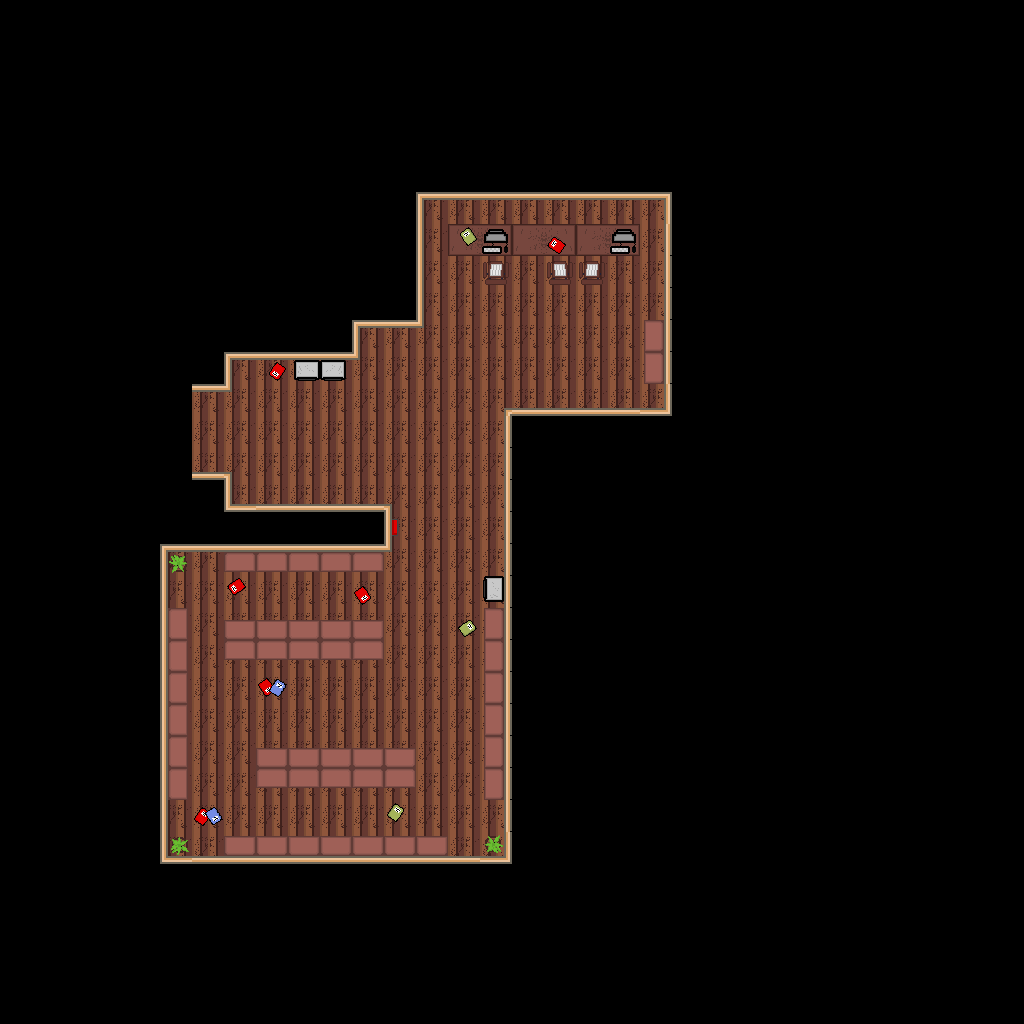

This is a level from a 2D game, rendered from its Tiled map with the project's own tilesets. A one-line summary and the complete map file follow:
An orthogonal 32x32 tile map with 32x32 px tiles, 3 tile layers (Tile Layer 1, Tile Layer 2, Tile Layer 3), 2 tilesets.

<map version="1.2" tiledversion="1.2.2" orientation="orthogonal" renderorder="right-down" width="32" height="32" tilewidth="32" tileheight="32" infinite="0" nextlayerid="4" nextobjectid="1">
 <tileset firstgid="1" source="offict.tsx" />
 <tileset firstgid="129" source="kitchen.tsx" />
 <layer id="1" name="Tile Layer 1" width="32" height="32">
  <data encoding="csv">
0,0,0,0,0,0,0,0,0,0,0,0,0,0,0,0,0,0,0,0,0,0,0,0,0,0,0,0,0,0,0,0,
0,0,0,0,0,0,0,0,0,0,0,0,0,0,0,0,0,0,0,0,0,0,0,0,0,0,0,0,0,0,0,0,
0,0,0,0,0,0,0,0,0,0,0,0,0,0,0,0,0,0,0,0,0,0,0,0,0,0,0,0,0,0,0,0,
0,0,0,0,0,0,0,0,0,0,0,0,0,0,0,0,0,0,0,0,0,0,0,0,0,0,0,0,0,0,0,0,
0,0,0,0,0,0,0,0,0,0,0,0,0,0,0,0,0,0,0,0,0,0,0,0,0,0,0,0,0,0,0,0,
0,0,0,0,0,0,0,0,0,0,0,0,0,0,0,0,0,0,0,0,0,0,0,0,0,0,0,0,0,0,0,0,
0,0,0,0,0,0,0,0,0,0,0,0,0,17,2,2,2,2,2,2,4,0,0,0,0,0,0,0,0,0,0,0,
0,0,0,0,0,0,0,0,0,0,0,0,0,51,18,18,18,18,18,18,20,0,0,0,0,0,0,0,0,0,0,0,
0,0,0,0,0,0,0,0,0,0,0,0,0,51,18,18,18,18,18,18,20,0,0,0,0,0,0,0,0,0,0,0,
0,0,0,0,0,0,0,0,0,0,0,0,0,51,18,18,18,18,18,18,20,0,0,0,0,0,0,0,0,0,0,0,
0,0,0,0,0,0,0,0,0,0,0,17,2,55,18,18,18,18,18,18,20,0,0,0,0,0,0,0,0,0,0,0,
0,0,0,0,0,0,0,17,2,2,2,55,18,18,18,18,18,18,18,18,20,0,0,0,0,0,0,0,0,0,0,0,
0,0,0,0,0,0,2,55,18,18,18,18,18,18,18,72,50,50,50,50,36,0,0,0,0,0,0,0,0,0,0,0,
0,0,0,0,0,0,18,18,18,18,18,18,18,18,18,20,0,0,0,0,0,0,0,0,0,0,0,0,0,0,0,0,
0,0,0,0,0,0,50,40,18,18,18,18,18,18,18,20,0,0,0,0,0,0,0,0,0,0,0,0,0,0,0,0,
0,0,0,0,0,0,0,49,50,50,50,50,40,18,18,20,0,0,0,0,0,0,0,0,0,0,0,0,0,0,0,0,
0,0,0,0,0,0,0,0,0,0,0,0,51,18,18,20,0,0,0,0,0,0,0,0,0,0,0,0,0,0,0,0,
0,0,0,0,0,17,2,2,2,2,2,2,55,18,18,20,0,0,0,0,0,0,0,0,0,0,0,0,0,0,0,0,
0,0,0,0,0,51,18,18,18,18,18,18,18,18,18,20,0,0,0,0,0,0,0,0,0,0,0,0,0,0,0,0,
0,0,0,0,0,51,18,18,18,18,18,18,18,18,18,20,0,0,0,0,0,0,0,0,0,0,0,0,0,0,0,0,
0,0,0,0,0,51,18,18,18,18,18,18,18,18,18,20,0,0,0,0,0,0,0,0,0,0,0,0,0,0,0,0,
0,0,0,0,0,51,18,18,18,18,18,18,18,18,18,20,0,0,0,0,0,0,0,0,0,0,0,0,0,0,0,0,
0,0,0,0,0,51,18,18,18,18,18,18,18,18,18,20,0,0,0,0,0,0,0,0,0,0,0,0,0,0,0,0,
0,0,0,0,0,51,18,18,18,18,18,18,18,18,18,20,0,0,0,0,0,0,0,0,0,0,0,0,0,0,0,0,
0,0,0,0,0,51,18,18,18,18,18,18,18,18,18,20,0,0,0,0,0,0,0,0,0,0,0,0,0,0,0,0,
0,0,0,0,0,51,18,18,18,18,18,18,18,18,18,20,0,0,0,0,0,0,0,0,0,0,0,0,0,0,0,0,
0,0,0,0,0,49,50,50,50,50,50,50,50,50,50,36,0,0,0,0,0,0,0,0,0,0,0,0,0,0,0,0,
0,0,0,0,0,0,0,0,0,0,0,0,0,0,0,0,0,0,0,0,0,0,0,0,0,0,0,0,0,0,0,0,
0,0,0,0,0,0,0,0,0,0,0,0,0,0,0,0,0,0,0,0,0,0,0,0,0,0,0,0,0,0,0,0,
0,0,0,0,0,0,0,0,0,0,0,0,0,0,0,0,0,0,0,0,0,0,0,0,0,0,0,0,0,0,0,0,
0,0,0,0,0,0,0,0,0,0,0,0,0,0,0,0,0,0,0,0,0,0,0,0,0,0,0,0,0,0,0,0,
0,0,0,0,0,0,0,0,0,0,0,0,0,0,0,0,0,0,0,0,0,0,0,0,0,0,0,0,0,0,0,0
</data>
 </layer>
 <layer id="2" name="Tile Layer 2" width="32" height="32">
  <data encoding="csv">
0,0,0,0,0,0,0,0,0,0,0,0,0,0,0,0,0,0,0,0,0,0,0,0,0,0,0,0,0,0,0,0,
0,0,0,0,0,0,0,0,0,0,0,0,0,0,0,0,0,0,0,0,0,0,0,0,0,0,0,0,0,0,0,0,
0,0,0,0,0,0,0,0,0,0,0,0,0,0,0,0,0,0,0,0,0,0,0,0,0,0,0,0,0,0,0,0,
0,0,0,0,0,0,0,0,0,0,0,0,0,0,0,0,0,0,0,0,0,0,0,0,0,0,0,0,0,0,0,0,
0,0,0,0,0,0,0,0,0,0,0,0,0,0,0,0,0,0,0,0,0,0,0,0,0,0,0,0,0,0,0,0,
0,0,0,0,0,0,0,0,0,0,0,0,0,0,0,0,0,0,0,0,0,0,0,0,0,0,0,0,0,0,0,0,
0,0,0,0,0,0,0,0,0,0,0,0,0,0,0,0,0,0,0,0,0,0,0,0,0,0,0,0,0,0,0,0,
0,0,0,0,0,0,0,0,0,0,0,0,0,0,1610612931,3758096579,1610612931,3758096579,1610612931,3758096579,0,0,0,0,0,0,0,0,0,0,0,0,
0,0,0,0,0,0,0,0,0,0,0,0,0,0,0,1610612765,0,31,1610612765,61,0,0,0,0,0,0,0,0,0,0,0,0,
0,0,0,0,0,0,0,0,0,0,0,0,0,0,0,0,0,0,0,0,0,0,0,0,0,0,0,0,0,0,0,0,
0,0,0,0,0,0,0,0,0,0,0,249,249,0,0,0,0,0,0,0,2147483776,0,0,0,0,0,0,0,0,0,0,0,
0,0,0,0,0,0,0,0,3221225598,1610612973,3758096621,0,0,0,0,0,0,0,0,0,2147483776,0,0,0,0,0,0,0,0,0,0,0,
0,0,0,0,0,0,0,0,0,0,0,0,0,0,0,0,0,0,0,0,0,0,0,0,0,0,0,0,0,0,0,0,
0,0,0,0,0,0,0,0,0,0,0,0,0,0,0,0,0,0,0,0,0,0,0,0,0,0,0,0,0,0,0,0,
0,0,0,0,0,0,0,0,0,0,0,0,0,0,0,0,0,0,0,0,0,0,0,0,0,0,0,0,0,0,0,0,
0,0,0,0,0,0,0,0,0,0,0,0,0,0,0,0,0,0,0,0,0,0,0,0,0,0,0,0,0,0,0,0,
0,0,0,0,0,0,0,0,0,0,0,0,1610612850,0,0,0,0,0,0,0,0,0,0,0,0,0,0,0,0,0,0,0,
0,0,0,0,0,2684354573,0,536871040,536871040,536871040,536871040,536871040,0,0,0,0,0,0,0,0,0,0,0,0,0,0,0,0,0,0,0,0,
0,0,0,0,0,0,0,536871038,0,0,0,1073741950,0,0,0,1073742061,0,0,0,0,0,0,0,0,0,0,0,0,0,0,0,0,
0,0,0,0,0,128,0,3758096511,3758096511,3758096511,3758096511,3758096511,0,0,3758096509,2147483776,0,0,0,0,0,0,0,0,0,0,0,0,0,0,0,0,
0,0,0,0,0,128,0,2684354687,2684354687,2684354687,2684354687,2684354687,0,0,0,2147483776,0,0,0,0,0,0,0,0,0,0,0,0,0,0,0,0,
0,0,0,0,0,128,0,0,1073741934,61,61,61,61,61,0,2147483776,0,0,0,0,0,0,0,0,0,0,0,0,0,0,0,0,
0,0,0,0,0,128,0,0,61,61,61,61,61,61,0,2147483776,0,0,0,0,0,0,0,0,0,0,0,0,0,0,0,0,
0,0,0,0,0,128,0,0,3758096511,3758096511,3758096511,3758096511,3758096511,0,0,2147483776,0,0,0,0,0,0,0,0,0,0,0,0,0,0,0,0,
0,0,0,0,0,128,0,0,2684354687,2684354687,2684354687,2684354687,2684354687,0,0,2147483776,0,0,0,0,0,0,0,0,0,0,0,0,0,0,0,0,
0,0,0,0,0,0,110,0,0,0,0,0,125,0,0,0,0,0,0,0,0,0,0,0,0,0,0,0,0,0,0,0,
0,0,0,0,0,13,0,3758096512,3758096512,3758096512,3758096512,3758096512,3758096512,3758096512,0,1610612749,0,0,0,0,0,0,0,0,0,0,0,0,0,0,0,0,
0,0,0,0,0,0,0,0,0,0,0,0,0,0,0,0,0,0,0,0,0,0,0,0,0,0,0,0,0,0,0,0,
0,0,0,0,0,0,0,0,0,0,0,0,0,0,0,0,0,0,0,0,0,0,0,0,0,0,0,0,0,0,0,0,
0,0,0,0,0,0,0,0,0,0,0,0,0,0,0,0,0,0,0,0,0,0,0,0,0,0,0,0,0,0,0,0,
0,0,0,0,0,0,0,0,0,0,0,0,0,0,0,0,0,0,0,0,0,0,0,0,0,0,0,0,0,0,0,0,
0,0,0,0,0,0,0,0,0,0,0,0,0,0,0,0,0,0,0,0,0,0,0,0,0,0,0,0,0,0,0,0
</data>
 </layer>
 <layer id="3" name="Tile Layer 3" width="32" height="32">
  <data encoding="csv">
0,0,0,0,0,0,0,0,0,0,0,0,0,0,0,0,0,0,0,0,0,0,0,0,0,0,0,0,0,0,0,0,
0,0,0,0,0,0,0,0,0,0,0,0,0,0,0,0,0,0,0,0,0,0,0,0,0,0,0,0,0,0,0,0,
0,0,0,0,0,0,0,0,0,0,0,0,0,0,0,0,0,0,0,0,0,0,0,0,0,0,0,0,0,0,0,0,
0,0,0,0,0,0,0,0,0,0,0,0,0,0,0,0,0,0,0,0,0,0,0,0,0,0,0,0,0,0,0,0,
0,0,0,0,0,0,0,0,0,0,0,0,0,0,0,0,0,0,0,0,0,0,0,0,0,0,0,0,0,0,0,0,
0,0,0,0,0,0,0,0,0,0,0,0,0,0,0,0,0,0,0,0,0,0,0,0,0,0,0,0,0,0,0,0,
0,0,0,0,0,0,0,0,0,0,0,0,0,0,0,0,0,0,0,0,0,0,0,0,0,0,0,0,0,0,0,0,
0,0,0,0,0,0,0,0,0,0,0,0,0,0,2147483773,2684354672,0,1610612862,0,2684354672,0,0,0,0,0,0,0,0,0,0,0,0,
0,0,0,0,0,0,0,0,0,0,0,0,0,0,0,0,0,3758096413,62,0,0,0,0,0,0,0,0,0,0,0,0,0,
0,0,0,0,0,0,0,0,0,0,0,0,0,0,0,0,0,62,0,0,0,0,0,0,0,0,0,0,0,0,0,0,
0,0,0,0,0,0,0,0,0,0,0,0,0,0,0,0,0,0,0,0,0,0,0,0,0,0,0,0,0,0,0,0,
0,0,0,0,0,0,0,0,62,0,0,0,0,0,0,0,0,0,0,0,0,0,0,0,0,0,0,0,0,0,0,0,
0,0,0,0,0,0,0,0,0,0,0,0,0,0,0,0,0,0,0,0,0,0,0,0,0,0,0,0,0,0,0,0,
0,0,0,0,0,0,0,0,0,0,0,0,0,0,0,0,0,0,0,0,0,0,0,0,0,0,0,0,0,0,0,0,
0,0,0,0,0,0,0,0,0,0,0,0,0,0,0,0,0,0,0,0,0,0,0,0,0,0,0,0,0,0,0,0,
0,0,0,0,0,0,0,0,0,0,0,0,0,0,0,0,0,0,0,0,0,0,0,0,0,0,0,0,0,0,0,0,
0,0,0,0,0,0,0,0,0,0,0,0,0,0,0,0,0,0,0,0,0,0,0,0,0,0,0,0,0,0,0,0,
0,0,0,0,0,0,0,0,0,0,0,0,0,0,0,0,0,0,0,0,0,0,0,0,0,0,0,0,0,0,0,0,
0,0,0,0,0,0,0,0,0,0,0,62,0,0,0,0,0,0,0,0,0,0,0,0,0,0,0,0,0,0,0,0,
0,0,0,0,0,0,0,0,0,0,0,0,0,0,0,0,0,0,0,0,0,0,0,0,0,0,0,0,0,0,0,0,
0,0,0,0,0,0,0,0,0,0,0,0,0,0,0,0,0,0,0,0,0,0,0,0,0,0,0,0,0,0,0,0,
0,0,0,0,0,0,0,62,0,0,0,0,0,0,0,0,0,0,0,0,0,0,0,0,0,0,0,0,0,0,0,0,
0,0,0,0,0,0,0,0,0,0,0,0,0,0,0,0,0,0,0,0,0,0,0,0,0,0,0,0,0,0,0,0,
0,0,0,0,0,0,0,0,0,0,0,0,0,0,0,0,0,0,0,0,0,0,0,0,0,0,0,0,0,0,0,0,
0,0,0,0,0,0,0,0,0,0,0,0,0,0,0,0,0,0,0,0,0,0,0,0,0,0,0,0,0,0,0,0,
0,0,0,0,0,0,62,0,0,0,0,0,62,0,0,0,0,0,0,0,0,0,0,0,0,0,0,0,0,0,0,0,
0,0,0,0,0,0,0,0,0,0,0,0,0,0,0,0,0,0,0,0,0,0,0,0,0,0,0,0,0,0,0,0,
0,0,0,0,0,0,0,0,0,0,0,0,0,0,0,0,0,0,0,0,0,0,0,0,0,0,0,0,0,0,0,0,
0,0,0,0,0,0,0,0,0,0,0,0,0,0,0,0,0,0,0,0,0,0,0,0,0,0,0,0,0,0,0,0,
0,0,0,0,0,0,0,0,0,0,0,0,0,0,0,0,0,0,0,0,0,0,0,0,0,0,0,0,0,0,0,0,
0,0,0,0,0,0,0,0,0,0,0,0,0,0,0,0,0,0,0,0,0,0,0,0,0,0,0,0,0,0,0,0,
0,0,0,0,0,0,0,0,0,0,0,0,0,0,0,0,0,0,0,0,0,0,0,0,0,0,0,0,0,0,0,0
</data>
 </layer>
</map>
